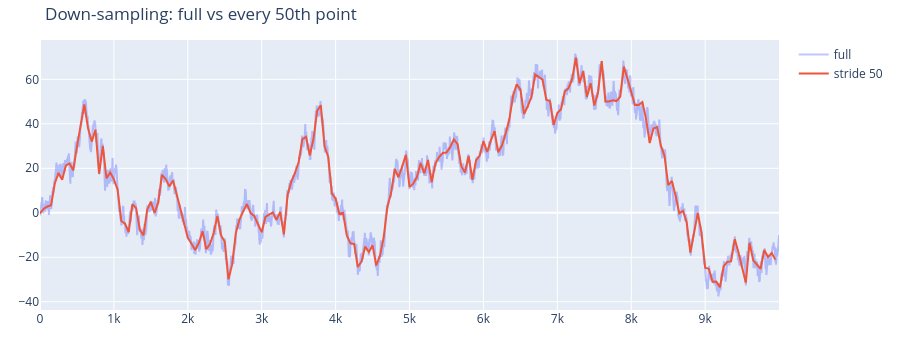

The notebook cell saved with this chart:
### Markdown cell above
### 8.4 Down-sampling

When a chart needs to render too many points, plot every Nth one. The LTTB algorithm
(Largest Triangle Three Buckets) preserves the visual shape with far fewer points than
simple stride sampling.

### Code cell
# Simple stride down-sampling
big = np.random.normal(0, 1, 10_000).cumsum()
print(f'Full series:       {len(big):,} points')

stride = 50
small = big[::stride]
print(f'Stride-sampled:    {len(small)} points (1 in {stride})')

# Plot both for a quick visual comparison
fig = go.Figure()
fig.add_trace(go.Scatter(y=big, mode='lines', name='full', opacity=0.4))
fig.add_trace(go.Scatter(x=np.arange(0, len(big), stride),
                          y=small, mode='lines', name='stride 50'))
fig.update_layout(title='Down-sampling: full vs every 50th point',
                  height=350, margin=dict(l=40, r=20, t=40, b=40))
fig.show()

### Figure 1 — Plotly figure (JSON) as saved in the notebook; plotly's stock layout.template omitted (floating-point values rounded to 4 significant figures; data arrays with more than 128 entries replaced by an {"elided": "..."} marker saying what was removed)
{"data": [{"mode": "lines", "name": "full", "opacity": 0.4, "type": "scatter", "y": {"elided": "10000 float values"}}, {"mode": "lines", "name": "stride 50", "type": "scatter", "x": {"elided": "200 int values"}, "y": {"elided": "200 float values"}}], "layout": {"height": 350, "margin": {"b": 40, "l": 40, "r": 20, "t": 40}, "title": {"text": "Down-sampling: full vs every 50th point"}}}
